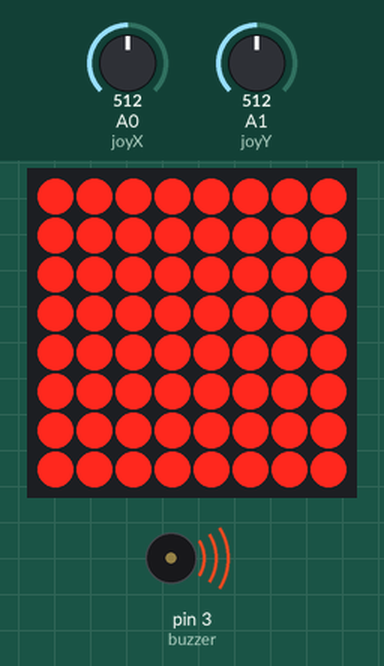
The sketch below on a simulated Arduino Uno, built with avr-gcc and run on an emulated ATmega328P. On the bench: 8×8 LED matrix, buzzer (waves = sounding). The test bench sets the inputs (shaded band); at power-on: A1 (joyY) = 512, A0 (joyX) = 512. Random numbers use the default seed unless the sketch sets one.

Above: at 1.2 s.
1.3 s: A1 (joyY) set to 390
At 2.84 s:
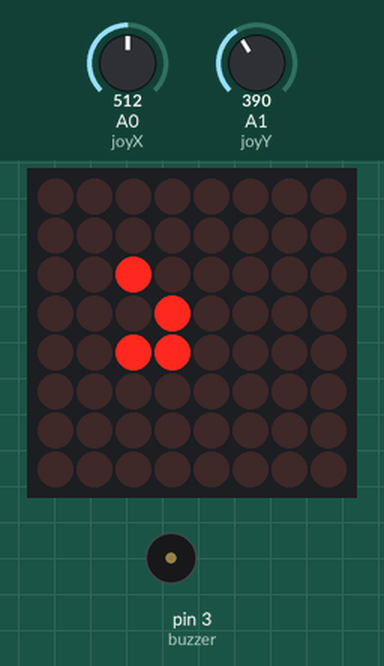
4.3 s: A0 (joyX) set to 610
At 5.75 s:
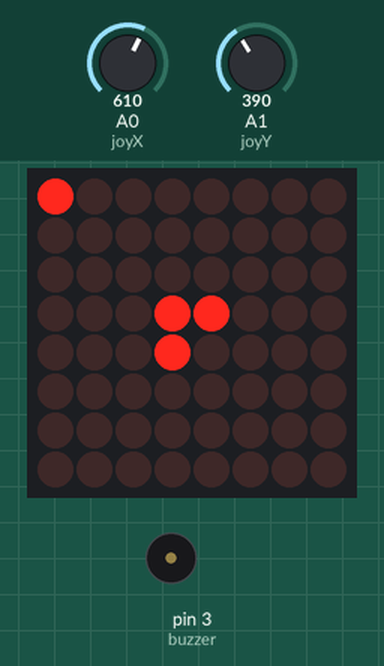
7.3 s: A0 (joyX) set to 390
At 9.12 s:
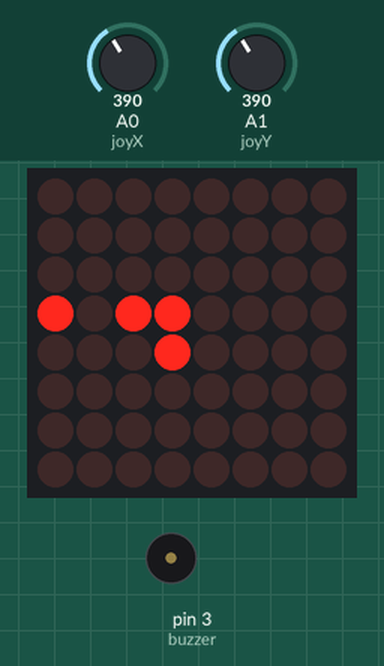
10.3 s: A1 (joyY) set to 610
At 12.19 s:
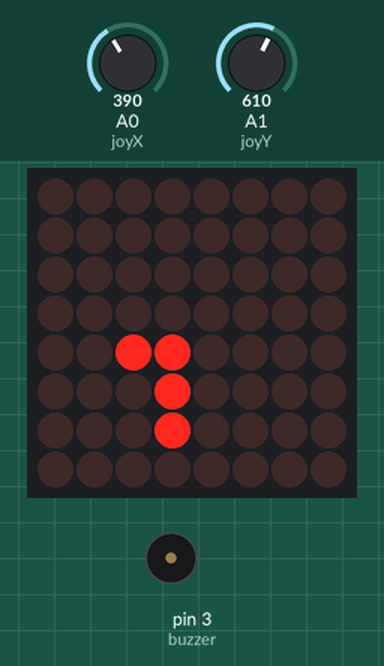
13.3 s: A1 (joyY) set to 407
At 15.26 s:
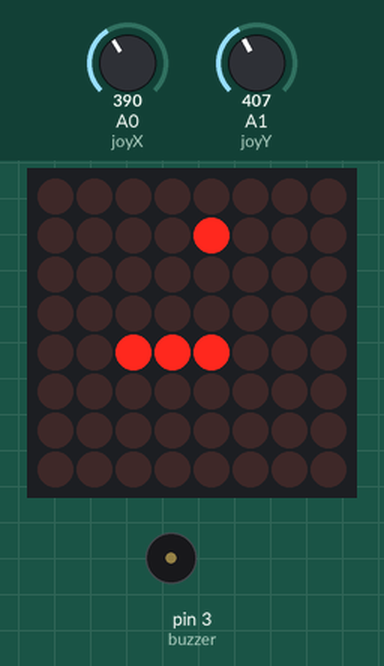
16.3 s: A1 (joyY) set to 389
At 18.02 s:
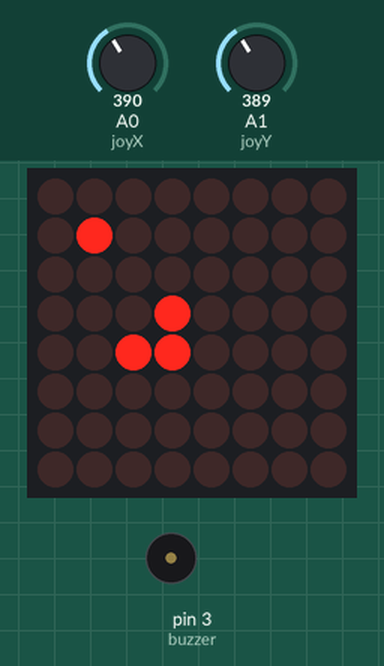
Timing chart, 0 to 22.8 s (numbered marks = the images above; inputs shaded):
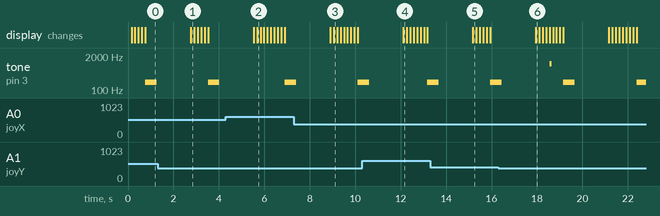

Measured:
- the behaviour switches between 400 and 399 on A1 (joyY) (found by bisection; images 5 and 6)
- by itself, tone on pin 3 (buzzer): plays 1000 Hz for 0.10 s, 200 Hz for 0.50 s, 200 Hz for 0.42 s

The sketch:

snake-game.ino
```cpp
#include <LedControl.h>  // Library for MAX7219

// Hardware
// MAX7219 Connections (DIN, CLK, CS Pins)
LedControl lc = LedControl(12, 11, 10);

// Joystick pinleri
const int joyX = A0;
const int joyY = A1;

// Buzzer
const int buzzer = 3;

// --- Game Variables ---
int snakeX[64];   // x coordinates of the snake
int snakeY[64];   // y coordinates of the snake
int snakeLength = 3;

int dirX = 1;   //  starting direction (right)
int dirY = 0;

int foodX, foodY;

bool gameOver = false;

// --- Functions ---
void clearMatrix() {
  for (int i = 0; i < 8; i++) {
    lc.setRow(0, i, 0);  // Clean all lines
  }
}

void drawSnake() {
  clearMatrix();
  // Snake
  for (int i = 0; i < snakeLength; i++) {
    lc.setLed(0, snakeY[i], snakeX[i], true);
  }
  // Food
  lc.setLed(0, foodY, foodX, true);
}

void spawnFood() {
  bool valid = false;
  while (!valid) {
    foodX = random(0, 8);
    foodY = random(0, 8);
    valid = true;
    for (int i = 0; i < snakeLength; i++) {
      if (snakeX[i] == foodX && snakeY[i] == foodY) {
        valid = false;
        break;
      }
    }
  }
}

void moveSnake() {
  if (gameOver) return;

  // Slide the tail
  for (int i = snakeLength; i > 0; i--) {
    snakeX[i] = snakeX[i - 1];
    snakeY[i] = snakeY[i - 1];
  }

  // New head position
  snakeX[0] += dirX;
  snakeY[0] += dirY;

  // Wall -crashing
  if (snakeX[0] < 0 || snakeX[0] > 7 || snakeY[0] < 0 || snakeY[0] > 7) {
    gameOver = true;
    return;
  }

  // Crash on themselves
  for (int i = 1; i < snakeLength; i++) {
    if (snakeX[0] == snakeX[i] && snakeY[0] == snakeY[i]) {
      gameOver = true;
      return;
    }
  }

  // Eating food
  if (snakeX[0] == foodX && snakeY[0] == foodY) {
    snakeLength++;
    tone(buzzer, 1000, 100);
    spawnFood();
  }
}

void readJoystick() {
  int xVal = analogRead(joyX);
  int yVal = analogRead(joyY);

  if (xVal < 400 && dirX == 0) { dirX = -1; dirY = 0; }  // left
  else if (xVal > 600 && dirX == 0) { dirX = 1; dirY = 0; } // right
  else if (yVal < 400 && dirY == 0) { dirX = 0; dirY = -1; } // up
  else if (yVal > 600 && dirY == 0) { dirX = 0; dirY = 1; }  // down
}

void setup() {
  lc.shutdown(0, false);   // Module Open
  lc.setIntensity(0, 8);   // Brightness 0-15
  lc.clearDisplay(0);

  pinMode(buzzer, OUTPUT);

  randomSeed(analogRead(A5)); // random seed

  // Starting Snake
  snakeX[0] = 3; snakeY[0] = 4;
  snakeX[1] = 2; snakeY[1] = 4;
  snakeX[2] = 1; snakeY[2] = 4;

  spawnFood();
}

void loop() {
  if (!gameOver) {
    readJoystick();
    moveSnake();
    drawSnake();
    delay(150);  // snake speed
  } else {
    // Open the light of the whole screen when the game is finished
    for (int i = 0; i < 8; i++) lc.setRow(0, i, B11111111);
    tone(buzzer, 200, 500);
    delay(2000);
    // Reseet
    snakeLength = 3;
    dirX = 1; dirY = 0;
    snakeX[0] = 3; snakeY[0] = 4;
    snakeX[1] = 2; snakeY[1] = 4;
    snakeX[2] = 1; snakeY[2] = 4;
    gameOver = false;
    spawnFood();
  }
}
```
